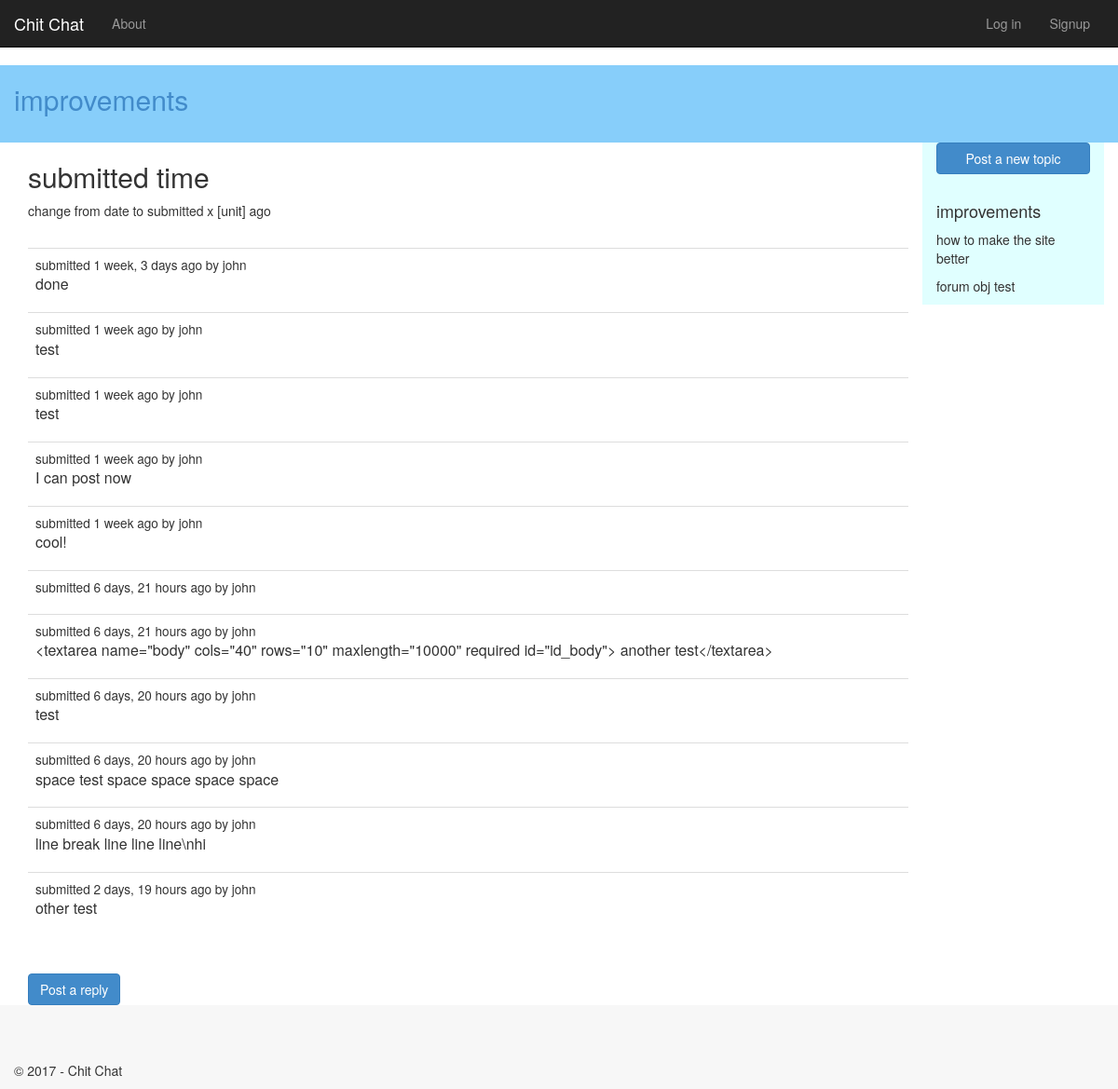
Page /10/ on the committed database.
### forum/models.py (models this page shows, shortened)
class Topic(models.Model):
    title = models.CharField(max_length=60)
    description = models.TextField(max_length=10000, blank=True)
    forum = models.ForeignKey(Forum)
    created = models.DateTimeField(auto_now=True)
    creator = models.ForeignKey(User, blank=True, null=True)
    updated = models.DateTimeField(auto_now=True)
    closed = models.BooleanField(blank=True, default=False)

class Forum(models.Model):
    slug = models.SlugField(unique=True, max_length=60)
    description = models.TextField(blank=True, default='')
    updated = models.DateTimeField(auto_now=True)
    created = models.DateTimeField(auto_now=True)
    creator = models.ForeignKey(User, blank=True, null=True)

class Post(models.Model):
    created = models.DateTimeField(auto_now_add=True)
    creator = models.ForeignKey(User, blank=True, null=True)
    updated = models.DateTimeField(auto_now=True)
    topic = models.ForeignKey(Topic)
    body = models.TextField(max_length=10000)
    user_ip = models.GenericIPAddressField(blank=True, null=True)
    def short(self):
        return u"%s\n%s" % (self.creator, self.created.strftime("%b %d, %I:%M %p"))
    short.allow_tags = True

### forum/views.py (the view)
class TopicDetailView(DetailView):
    model = Topic
    def get_queryset(self):
        return Topic.objects.order_by("-created")
    def get_context_data(self, **kwargs):
        context = super(TopicDetailView, self).get_context_data(**kwargs)
        context['title'] = 'Topic -- this is not being used'
        context['year'] = datetime.now().year
        return context

### forum/templates/forum/topic-details.html (shortened to what this page needs)
{% extends "app/layout.html" %}
{% block content %}
<div class="container" id="header-bottom">
    <h2><a href="{% url 'forum:forum-detail' slug=topic.forum.slug %}">{{topic.forum.slug}}</a></h2>
    <br />
</div>
<div class="container">
    <div class="col-xs-12 col-sm-10">
        <h2>{{ topic.title }}</h2>
        <p>{{ topic.description }}</p>
        <br />
        <table class="table table-hover">
            <tbody>
                {% for post in topic.post_set.all %}
                <tr>
                    <td>
                        <small>submitted {{ post.created|timesince }} ago by {{ post.creator.get_username }}</small>
                        <p>{{ post.body }}</p>
                    </td>
                </tr>
                {% endfor %}
            </tbody>
        </table>
        <br />
        <a href="{% url 'forum:reply' topic.id %}" class="btn btn-primary" role="button">Post a reply</a>
    </div>
    <div class="col-xs-12 col-sm-2" id="sidebar-main">
        <a href="{% url 'forum:new-topic' topic.forum.slug %}" class="btn btn-primary btn-block" role="button">Post a new topic</a>
        <br />
        <h4>{{topic.forum.slug}}</h4>
        <p>{{topic.forum.description}}</p>
        <p>forum obj test {{forum.slug}}</p>
    </div>
</div>
    {% endblock %}

### app/static/app/content/site.css (style rules this page uses)
body { padding-top: 50px; }
#sidebar-main { background-color: #E0FFFF; }
.container { max-width: none; }
#header-bottom { background-color: #87CEFA; }

### rows in the picture
Topic: forum.slug "improvements", title "submitted time", description "change from date to submitted x [unit] ago", forum.description "how to make the site better"
Post: created "1 week, 3 days", creator.get_username "john", body "done"
Post: created "1 week", creator.get_username "john", body "test"
Post: created "1 week", creator.get_username "john", body "test"
Post: created "1 week", creator.get_username "john", body "I can post now"
Post: created "1 week", creator.get_username "john", body "cool!"
Post: created "6 days, 21 hours", creator.get_username "john"
Post: created "6 days, 21 hours", creator.get_username "john", body "<textarea name=\"body\" cols=\"40\" rows=\"10\" maxlength=\"10000\" required id=\"id_body\"> another test</textarea>"
Post: created "6 days, 20 hours", creator.get_username "john", body "test"
Post: created "6 days, 20 hours", creator.get_username "john", body "space test space space space space"
Post: created "6 days, 20 hours", creator.get_username "john", body "line break line line line\\nhi"
Post: created "2 days, 19 hours", creator.get_username "john", body "other test"

### other values in the picture
{{ year }} "2017"
